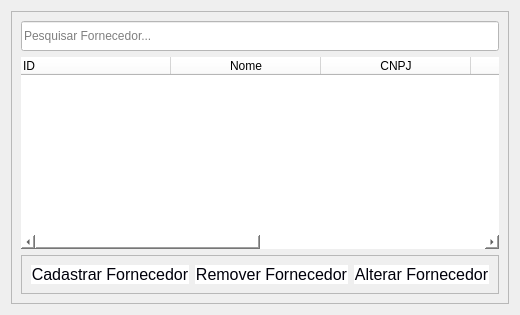
          <widget class="QWidget" name="Fornecedor">
           <attribute name="title">
            <string>Fornecedor</string>
           </attribute>
           <layout class="QHBoxLayout" name="horizontalLayout_25">
            <item>
             <widget class="QFrame" name="frame_11">
              <property name="frameShape">
               <enum>QFrame::StyledPanel</enum>
              </property>
              <property name="frameShadow">
               <enum>QFrame::Raised</enum>
              </property>
              <layout class="QVBoxLayout" name="verticalLayout_20">
               <item>
                <widget class="QLineEdit" name="txt_pesq_fornecedor">
                 <property name="minimumSize">
                  <size>
                   <width>0</width>
                   <height>30</height>
                  </size>
                 </property>
                 <property name="styleSheet">
                  <string notr="true">color: rgb(0, 0, 0);
background-color: rgb(255, 255, 255);</string>
                 </property>
                 <property name="placeholderText">
                  <string>Pesquisar Fornecedor...</string>
                 </property>
                </widget>
               </item>
               <item>
                <widget class="QTableWidget" name="table_fornecedor">
                 <property name="styleSheet">
                  <string notr="true">background-color: rgb(255, 255, 255);</string>
                 </property>
                 <property name="frameShape">
                  <enum>QFrame::NoFrame</enum>
                 </property>
                 <attribute name="horizontalHeaderDefaultSectionSize">
                  <number>150</number>
                 </attribute>
                 <column>
                  <property name="text">
                   <string>ID</string>
                  </property>
                  <property name="textAlignment">
                   <set>AlignLeading|AlignVCenter</set>
                  </property>
                 </column>
                 <column>
                  <property name="text">
                   <string>Nome</string>
                  </property>
                 </column>
                 <column>
                  <property name="text">
                   <string>CNPJ</string>
                  </property>
                 </column>
                 <column>
                  <property name="text">
                   <string>Telefone</string>
                  </property>
                 </column>
                 <column>
                  <property name="text">
                   <string>E-mail</string>
                  </property>
                 </column>
                 <column>
                  <property name="text">
                   <string>WebSite</string>
                  </property>
                 </column>
                </widget>
               </item>
               <item>
                <widget class="QFrame" name="frame_12">
                 <property name="frameShape">
                  <enum>QFrame::StyledPanel</enum>
                 </property>
                 <property name="frameShadow">
                  <enum>QFrame::Raised</enum>
                 </property>
                 <layout class="QHBoxLayout" name="horizontalLayout_24">
                  <item>
                   <widget class="QPushButton" name="btn_add_forn">
                    <property name="cursor">
                     <cursorShape>PointingHandCursor</cursorShape>
                    </property>
                    <property name="styleSheet">
                     <string notr="true">QPushButton{
	color: rgb(0,0,10);
	background-color: #fff;
	border-radius: 10px;
	font-size: 16px;
}
QPushButton:hover{
	background-color: rgb(170,255,255);
	color:back;
}</string>
                    </property>
                    <property name="text">
                     <string>Cadastrar Fornecedor</string>
                    </property>
                   </widget>
                  </item>
                  <item>
                   <widget class="QPushButton" name="btn_remover_forn">
                    <property name="cursor">
                     <cursorShape>PointingHandCursor</cursorShape>
                    </property>
                    <property name="styleSheet">
                     <string notr="true">QPushButton{
	color: rgb(0,0,10);
	background-color: #fff;
	border-radius: 10px;
	font-size: 16px;
}
QPushButton:hover{
	background-color: rgb(170,255,255);
	color:back;
}</string>
                    </property>
                    <property name="text">
                     <string>Remover Fornecedor</string>
                    </property>
                   </widget>
                  </item>
                  <item>
                   <widget class="QPushButton" name="btn_alterar_forn">
                    <property name="cursor">
                     <cursorShape>PointingHandCursor</cursorShape>
                    </property>
                    <property name="styleSheet">
                     <string notr="true">QPushButton{
	color: rgb(0,0,10);
	background-color: #fff;
	border-radius: 10px;
	font-size: 16px;
}
QPushButton:hover{
	background-color: rgb(170,255,255);
	color:back;
}</string>
                    </property>
                    <property name="text">
                     <string>Alterar Fornecedor</string>
                    </property>
                   </widget>
                  </item>
                 </layout>
                </widget>
               </item>
              </layout>
             </widget>
            </item>
           </layout>
          </widget>
